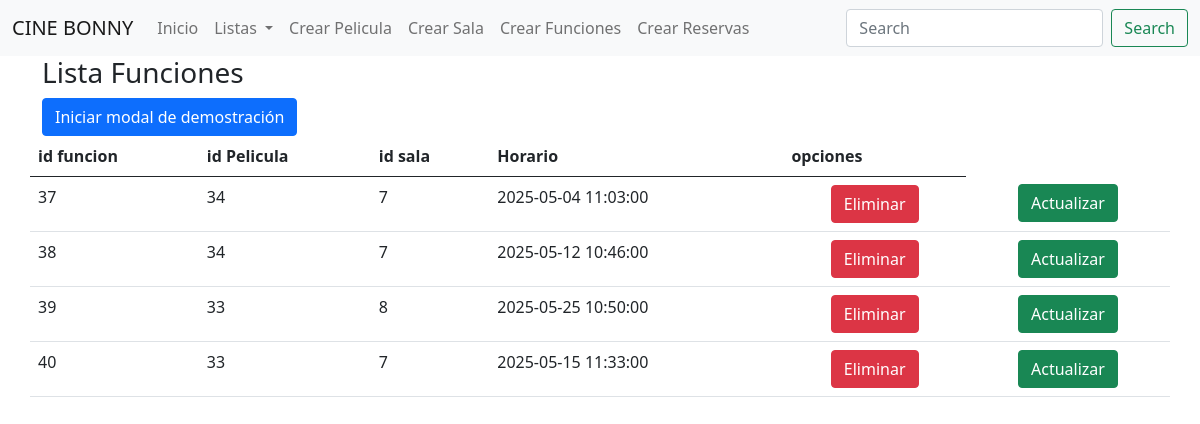
Screenshot of /cine/vistas/listaFunciones.php with the database file from the repository.
### tables this page shows
CREATE TABLE `funciones` (
  `id_funcion` int(100) NOT NULL,
  `id_pelicula` int(100) NOT NULL,
  `id_sala` int(11) NOT NULL,
  `horario` datetime NOT NULL
);

### cine/vistas/listaFunciones.php (the view, shortened to what this page needs)
<!DOCTYPE html>
<html lang="en">
<head>
</head>
<body>
<?php
    include "menu.php";
?>
<DIV class="container">
    <h3>Lista Funciones</h3>
<button type="button" class="btn btn-primary" data-bs-toggle="modal" data-bs-target="#exampleModal">
  Iniciar modal de demostración
</button>
<div class="row">
    <table class="table">
        <thead>
        <tr>
        <th>id funcion</th>
        <th>id Pelicula</th>
        <th>id sala</th>
        <th>Horario</th>
        <th>opciones</th>
    </tr>
        </thead>
    <tbody>
        <?php
            include('../modelos/conexion.php');
            $query="SELECT `id_funcion`, `id_pelicula`, `id_sala`, `horario` FROM `funciones`";
            $res=$conexion->query($query);
          while($row=$res->fetch_assoc())
          {
            ?>
            <tr>
            <td><?php echo $row['id_funcion']; ?></td>
            <td><?php echo $row['id_pelicula']; ?></td>
            <td><?php echo $row['id_sala']; ?></td>
            <td><?php echo $row['horario']; ?></td>
           <td class="text-center">
                <a class="btn btn-danger" href="../controladores/eliminarFunciones.php?ide=<?php echo $row['id_funcion'];?>"
                class="btn btn-xs btn-danger" data-toggle="tooltip" title="Eliminar">
                    <span class="fas fa-trash"> Eliminar</span>
                </a>
            </td>
            <td class="text-center">
                <a class="btn btn-success" href="../vistas/editarFrmFunciones.php?ide=<?php echo $row['id_funcion'];?>" class="btn btn-xs btn-danger" data-toggle="tooltip" title="Actualizar">
                <span class="fas fa-trash">Actualizar</span>
                </a>
            </td>
            </tr>
        <?php
          }
        ?>
    </tbody>
    </table>
</div>
</DIV>
</body>
</html>

### cine/vistas/menu.php (shortened to what this page needs)
<!DOCTYPE html>
<html lang="en">
<head>
   <?php
     include "referencias.php";
   ?>
</head>
<body>
<nav class="navbar navbar-expand-lg navbar-light bg-light">
        <div class="container-fluid">
          <a class="navbar-brand" href="Inicio.html">CINE BONNY</a>
          <div class="collapse navbar-collapse" id="navbarSupportedContent">
            <ul class="navbar-nav me-auto mb-2 mb-lg-0">
              <li class="nav-item">
                <a class="nav-link" href="index.php">Inicio</a>
              </li>
              <li class="nav-item dropdown">
                <a class="nav-link dropdown-toggle" href="#" id="navbarDropdown" role="button" data-bs-toggle="dropdown" aria-expanded="false">
                  Listas
                </a>
              </li>
              <li class="nav-item">
                <a class="nav-link" href="crearPelicula.php" tabindex="-1" aria-disabled="true">Crear Pelicula</a>
              </li>
              <li class="nav-item">
                <a class="nav-link" href="crearSala.php" tabindex="-1" aria-disabled="true">Crear Sala</a>
              </li>
              <li class="nav-item">
                <a class="nav-link" href="crearFunciones.php" tabindex="-1" aria-disabled="true">Crear Funciones</a>
              </li>
              <li class="nav-item">
                <a class="nav-link" href="crearReservas.php" tabindex="-1" aria-disabled="true">Crear Reservas</a>
              </li>
            </ul>
            <form class="d-flex">
              <input class="form-control me-2" type="search" placeholder="Search" aria-label="Search">
              <button class="btn btn-outline-success" type="submit">Search</button>
            </form>
          </div>
        </div>
      </nav>
</body>
</html>

### cine/vistas/referencias.php (shortened to what this page needs)
<link rel="stylesheet" href="css/bootstrap.css">
    <link rel="stylesheet" href="css/bootstrap.min.css">
    <link rel="stylesheet" href="https://cdn.datatables.net/2.2.2/css/dataTables.dataTables.css" />

### rows the page displays
funciones: id_funcion "37", id_pelicula "34", id_sala "7", horario "2025-05-04 11:03:00"
funciones: id_funcion "38", id_pelicula "34", id_sala "7", horario "2025-05-12 10:46:00"
funciones: id_funcion "39", id_pelicula "33", id_sala "8", horario "2025-05-25 10:50:00"
funciones: id_funcion "40", id_pelicula "33", id_sala "7", horario "2025-05-15 11:33:00"
